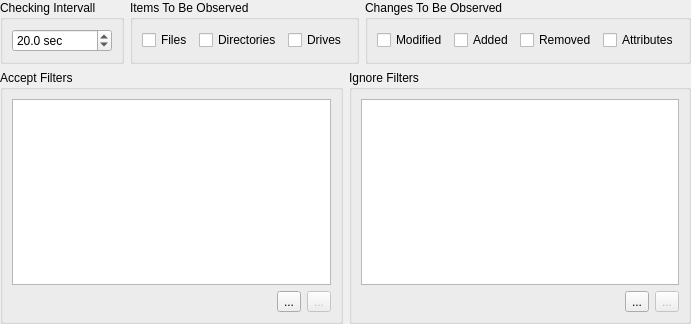
<?xml version="1.0" encoding="UTF-8"?>
<ui version="4.0">
 <class>CDirectoryMonitorParamsGui</class>
 <widget class="QWidget" name="CDirectoryMonitorParamsGui">
  <property name="geometry">
   <rect>
    <x>0</x>
    <y>0</y>
    <width>627</width>
    <height>324</height>
   </rect>
  </property>
  <property name="sizePolicy">
   <sizepolicy hsizetype="Preferred" vsizetype="Fixed">
    <horstretch>0</horstretch>
    <verstretch>0</verstretch>
   </sizepolicy>
  </property>
  <property name="windowTitle">
   <string>Directory Monitor Parameters</string>
  </property>
  <layout class="QVBoxLayout" name="verticalLayout_3">
   <property name="margin">
    <number>0</number>
   </property>
   <item>
    <layout class="QHBoxLayout" name="horizontalLayout_4">
     <item>
      <widget class="QGroupBox" name="groupBox_4">
       <property name="title">
        <string>Checking Intervall</string>
       </property>
       <layout class="QHBoxLayout" name="horizontalLayout">
        <item>
         <widget class="QDoubleSpinBox" name="PoolingIntervallSpin">
          <property name="suffix">
           <string> sec</string>
          </property>
          <property name="decimals">
           <number>1</number>
          </property>
          <property name="minimum">
           <double>0.500000000000000</double>
          </property>
          <property name="maximum">
           <double>1000.000000000000000</double>
          </property>
          <property name="singleStep">
           <double>0.500000000000000</double>
          </property>
          <property name="value">
           <double>20.000000000000000</double>
          </property>
         </widget>
        </item>
       </layout>
      </widget>
     </item>
     <item>
      <widget class="QGroupBox" name="groupBox">
       <property name="title">
        <string>Items To Be Observed</string>
       </property>
       <layout class="QHBoxLayout" name="horizontalLayout_3">
        <item>
         <widget class="QCheckBox" name="FilesCheck">
          <property name="text">
           <string>Files</string>
          </property>
         </widget>
        </item>
        <item>
         <widget class="QCheckBox" name="DirsCheck">
          <property name="text">
           <string>Directories</string>
          </property>
         </widget>
        </item>
        <item>
         <widget class="QCheckBox" name="DrivesCheck">
          <property name="text">
           <string>Drives</string>
          </property>
         </widget>
        </item>
       </layout>
      </widget>
     </item>
     <item>
      <widget class="QGroupBox" name="groupBox_2">
       <property name="title">
        <string>Changes To Be Observed</string>
       </property>
       <layout class="QHBoxLayout" name="horizontalLayout_2">
        <item>
         <widget class="QCheckBox" name="ModifiedCheck">
          <property name="text">
           <string>Modified</string>
          </property>
         </widget>
        </item>
        <item>
         <widget class="QCheckBox" name="AddedCheck">
          <property name="text">
           <string>Added</string>
          </property>
         </widget>
        </item>
        <item>
         <widget class="QCheckBox" name="RemovedCheck">
          <property name="text">
           <string>Removed</string>
          </property>
         </widget>
        </item>
        <item>
         <widget class="QCheckBox" name="AttributesCheck">
          <property name="text">
           <string>Attributes</string>
          </property>
         </widget>
        </item>
       </layout>
      </widget>
     </item>
    </layout>
   </item>
   <item>
    <layout class="QHBoxLayout" name="horizontalLayout_5">
     <item>
      <widget class="QGroupBox" name="groupBox_3">
       <property name="title">
        <string>Accept Filters</string>
       </property>
       <layout class="QVBoxLayout" name="verticalLayout">
        <item>
         <widget class="QTreeWidget" name="AcceptPatternsList">
          <property name="sizePolicy">
           <sizepolicy hsizetype="Expanding" vsizetype="Preferred">
            <horstretch>0</horstretch>
            <verstretch>0</verstretch>
           </sizepolicy>
          </property>
          <property name="alternatingRowColors">
           <bool>true</bool>
          </property>
          <property name="indentation">
           <number>0</number>
          </property>
          <property name="rootIsDecorated">
           <bool>false</bool>
          </property>
          <property name="allColumnsShowFocus">
           <bool>true</bool>
          </property>
          <property name="columnCount">
           <number>1</number>
          </property>
          <attribute name="headerVisible">
           <bool>false</bool>
          </attribute>
          <column>
           <property name="text">
            <string notr="true">1</string>
           </property>
          </column>
         </widget>
        </item>
        <item>
         <layout class="QHBoxLayout" name="horizontalLayout_6">
          <item>
           <spacer name="horizontalSpacer_2">
            <property name="orientation">
             <enum>Qt::Horizontal</enum>
            </property>
            <property name="sizeHint" stdset="0">
             <size>
              <width>40</width>
              <height>20</height>
             </size>
            </property>
           </spacer>
          </item>
          <item>
           <widget class="QToolButton" name="AddAcceptPatternButton">
            <property name="text">
             <string>...</string>
            </property>
            <property name="icon">
             <iconset resource="../../../Acf/Include/iqtgui/iqtgui.qrc">
              <normaloff>:/Icons/Add</normaloff>:/Icons/Add</iconset>
            </property>
           </widget>
          </item>
          <item>
           <widget class="QToolButton" name="RemoveAcceptPatternButton">
            <property name="enabled">
             <bool>false</bool>
            </property>
            <property name="text">
             <string>...</string>
            </property>
            <property name="icon">
             <iconset resource="../../../Acf/Include/iqtgui/iqtgui.qrc">
              <normaloff>:/Icons/Delete</normaloff>:/Icons/Delete</iconset>
            </property>
            <property name="autoRepeat">
             <bool>true</bool>
            </property>
           </widget>
          </item>
         </layout>
        </item>
       </layout>
      </widget>
     </item>
     <item>
      <widget class="QGroupBox" name="groupBox_5">
       <property name="title">
        <string>Ignore Filters</string>
       </property>
       <layout class="QVBoxLayout" name="verticalLayout_2">
        <item>
         <widget class="QTreeWidget" name="IgnorePatternsList">
          <property name="sizePolicy">
           <sizepolicy hsizetype="Expanding" vsizetype="Preferred">
            <horstretch>0</horstretch>
            <verstretch>0</verstretch>
           </sizepolicy>
          </property>
          <property name="alternatingRowColors">
           <bool>true</bool>
          </property>
          <property name="indentation">
           <number>0</number>
          </property>
          <property name="rootIsDecorated">
           <bool>false</bool>
          </property>
          <property name="allColumnsShowFocus">
           <bool>true</bool>
          </property>
          <property name="columnCount">
           <number>1</number>
          </property>
          <attribute name="headerVisible">
           <bool>false</bool>
          </attribute>
          <column>
           <property name="text">
            <string notr="true">1</string>
           </property>
          </column>
         </widget>
        </item>
        <item>
         <layout class="QHBoxLayout" name="horizontalLayout_7">
          <item>
           <spacer name="horizontalSpacer_3">
            <property name="orientation">
             <enum>Qt::Horizontal</enum>
            </property>
            <property name="sizeHint" stdset="0">
             <size>
              <width>40</width>
              <height>20</height>
             </size>
            </property>
           </spacer>
          </item>
          <item>
           <widget class="QToolButton" name="AddIgnorePatternButton">
            <property name="text">
             <string>...</string>
            </property>
            <property name="icon">
             <iconset resource="../../../Acf/Include/iqtgui/iqtgui.qrc">
              <normaloff>:/Icons/Add</normaloff>:/Icons/Add</iconset>
            </property>
           </widget>
          </item>
          <item>
           <widget class="QToolButton" name="RemoveIgnorePatternButton">
            <property name="enabled">
             <bool>false</bool>
            </property>
            <property name="text">
             <string>...</string>
            </property>
            <property name="icon">
             <iconset resource="../../../Acf/Include/iqtgui/iqtgui.qrc">
              <normaloff>:/Icons/Delete</normaloff>:/Icons/Delete</iconset>
            </property>
            <property name="autoRepeat">
             <bool>true</bool>
            </property>
           </widget>
          </item>
         </layout>
        </item>
       </layout>
      </widget>
     </item>
    </layout>
   </item>
  </layout>
 </widget>
 <resources>
  <include location="../../../Acf/Include/iqtgui/iqtgui.qrc"/>
 </resources>
 <connections/>
</ui>
